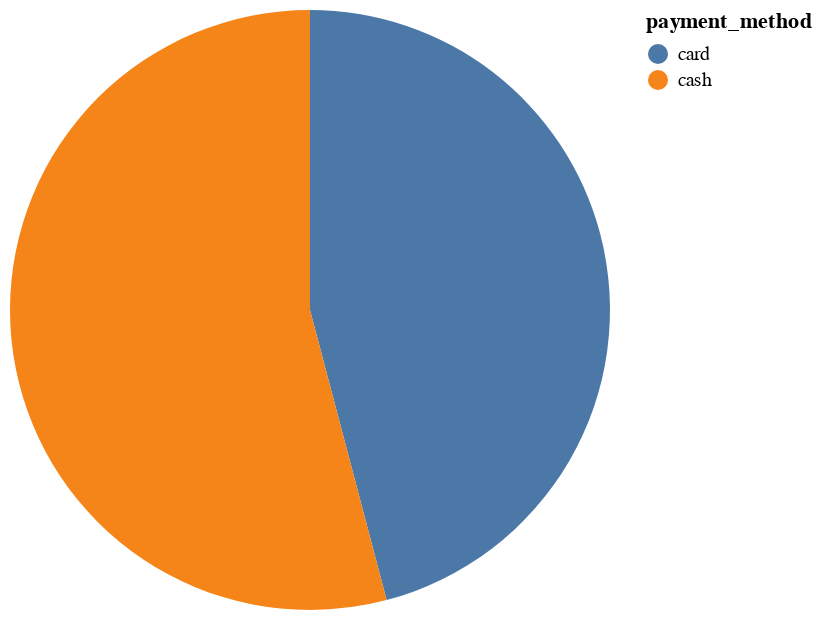

The cell this chart's notebook holds for it:
### Markdown cell above
### What proportion of people pay in cash vs card?

### Code cell
payment_methods = transaction_df.merge(
    payment_method_df, on='payment_method_id')

payment_methods = payment_methods.groupby(
    'payment_method').size().reset_index(name='transaction_count')

alt.Chart(payment_methods).mark_arc().encode(
    theta='transaction_count:Q',
    color='payment_method:N'
)

### Figure 1 — Vega-Lite specification as saved in the notebook (floating-point values rounded to 4 significant figures)
{"config": {"view": {"continuousWidth": 300, "continuousHeight": 300}}, "data": {"name": "data-1eefa8a0f82df414303e90b543ce4f72"}, "mark": {"type": "arc"}, "encoding": {"color": {"field": "payment_method", "type": "nominal"}, "theta": {"field": "transaction_count", "type": "quantitative"}}, "$schema": "https://vega.github.io/schema/vega-lite/v6.1.0.json", "datasets": {"data-1eefa8a0f82df414303e90b543ce4f72": [{"payment_method": "card", "transaction_count": 2511}, {"payment_method": "cash", "transaction_count": 2961}]}}
